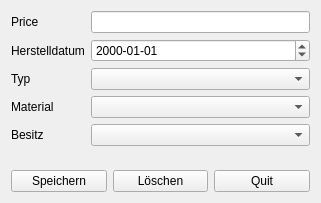
<?xml version="1.0" encoding="UTF-8"?>
<ui version="4.0">
 <class>BoatDialog</class>
 <widget class="QWidget" name="BoatDialog">
  <property name="geometry">
   <rect>
    <x>0</x>
    <y>0</y>
    <width>321</width>
    <height>203</height>
   </rect>
  </property>
  <property name="windowTitle">
   <string>Form</string>
  </property>
  <layout class="QVBoxLayout" name="verticalLayout">
   <item>
    <layout class="QFormLayout" name="formLayout">
     <item row="0" column="0">
      <widget class="QLabel" name="priceLabel">
       <property name="text">
        <string>Price</string>
       </property>
      </widget>
     </item>
     <item row="0" column="1">
      <widget class="QLineEdit" name="priceComboBox"/>
     </item>
     <item row="2" column="0">
      <widget class="QLabel" name="typLabel">
       <property name="text">
        <string>Typ</string>
       </property>
      </widget>
     </item>
     <item row="3" column="0">
      <widget class="QLabel" name="materialLabel">
       <property name="text">
        <string>Material</string>
       </property>
      </widget>
     </item>
     <item row="3" column="1">
      <widget class="QComboBox" name="materialComboBox"/>
     </item>
     <item row="2" column="1">
      <widget class="QComboBox" name="typComboBox"/>
     </item>
     <item row="4" column="1">
      <widget class="QComboBox" name="besitzComboBox"/>
     </item>
     <item row="4" column="0">
      <widget class="QLabel" name="besitzLabel">
       <property name="text">
        <string>Besitz</string>
       </property>
      </widget>
     </item>
     <item row="1" column="1">
      <widget class="QDateEdit" name="herstelldatumDateEdit">
       <property name="displayFormat">
        <string>yyyy-MM-dd</string>
       </property>
      </widget>
     </item>
     <item row="1" column="0">
      <widget class="QLabel" name="herstelldatumLabel">
       <property name="text">
        <string>Herstelldatum</string>
       </property>
      </widget>
     </item>
    </layout>
   </item>
   <item>
    <layout class="QHBoxLayout" name="horizontalLayout">
     <item>
      <widget class="QPushButton" name="saveButton">
       <property name="text">
        <string>Speichern</string>
       </property>
      </widget>
     </item>
     <item>
      <widget class="QPushButton" name="delButton">
       <property name="text">
        <string>Löschen</string>
       </property>
      </widget>
     </item>
     <item>
      <widget class="QPushButton" name="quitButton">
       <property name="text">
        <string>Quit</string>
       </property>
      </widget>
     </item>
    </layout>
   </item>
  </layout>
 </widget>
 <resources/>
 <connections/>
</ui>
